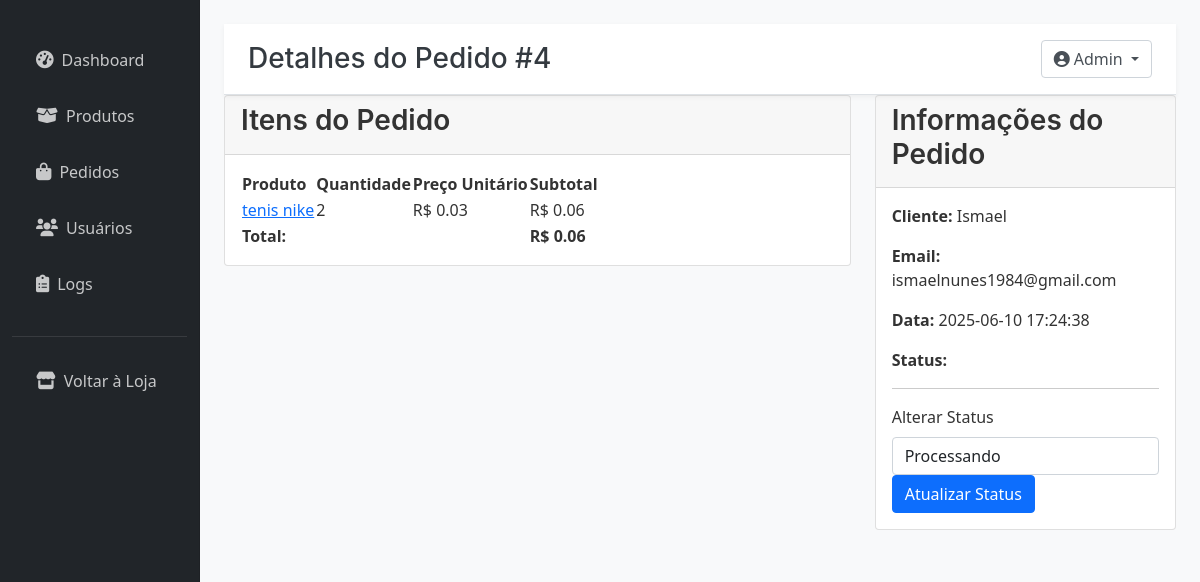
The app's page /admin/pedidos/4 (signed in), older data.
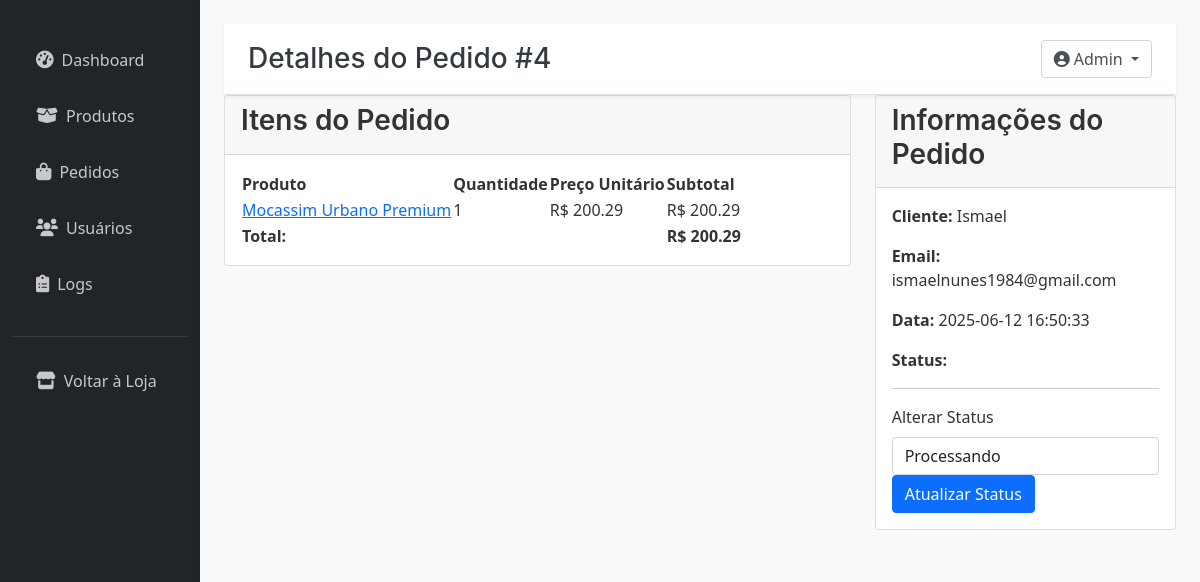
The same page, newer data.
### tables this page shows
CREATE TABLE pedido_itens (
            id INTEGER PRIMARY KEY AUTOINCREMENT,
            pedido_id INTEGER,
            produto_id INTEGER,
            quantidade INTEGER NOT NULL,
            preco_unitario REAL NOT NULL,
            FOREIGN KEY (pedido_id) REFERENCES pedidos(id) ON DELETE CASCADE,
            FOREIGN KEY (produto_id) REFERENCES produtos(id) ON DELETE CASCADE
        );

CREATE TABLE produtos (
            id INTEGER PRIMARY KEY AUTOINCREMENT,
            nome TEXT NOT NULL,
            preco REAL NOT NULL,
            estoque INTEGER NOT NULL,
            descricao TEXT,
            imagem TEXT
        );

CREATE TABLE pedidos (
            id INTEGER PRIMARY KEY AUTOINCREMENT,
            usuario_id INTEGER,
            data TIMESTAMP DEFAULT CURRENT_TIMESTAMP,
            status TEXT DEFAULT 'Pendente',
            total REAL DEFAULT 0.0,
            FOREIGN KEY (usuario_id) REFERENCES usuarios(id)
        );

### app.py (the view)
@app.route('/admin/pedidos/<int:id>')
@admin_required
def detalhes_pedido(id):
    conn = conectar_db()
    cursor = conn.cursor()
    cursor.execute('''
        SELECT p.id, p.data, p.status, p.total, u.nome, u.email
        FROM pedidos p
        JOIN usuarios u ON p.usuario_id = u.id
        WHERE p.id = ?
    ''', (id,))
    pedido = cursor.fetchone()
    if not pedido:
        conn.close()
        flash('Pedido não encontrado', 'danger')
        return redirect(url_for('admin_pedidos'))
    cursor.execute('''
        SELECT pi.quantidade, pi.preco_unitario, pr.nome, pr.id
        FROM pedido_itens pi
        JOIN produtos pr ON pi.produto_id = pr.id
        WHERE pi.pedido_id = ?
    ''', (id,))
    itens = cursor.fetchall()
    conn.close()
    return render_template('admin/detalhes_pedido.html',
                         pedido=pedido,
                         itens=itens)

### app.py (called while the page is built)
def conectar_db():
    conn = sqlite3.connect(DB_NAME)
    conn.row_factory = sqlite3.Row # Allows accessing columns by name
    return conn

def contar_itens_carrinho_db(usuario_id):
    conn = conectar_db()
    cursor = conn.cursor()
    cursor.execute('''
    SELECT COALESCE(SUM(quantidade), 0)
    FROM carrinho
    WHERE usuario_id = ?
    ''', (usuario_id,))
    total_itens = cursor.fetchone()[0]
    conn.close()
    return total_itens

@app.context_processor
def inject_carrinho():
    total_itens = 0
    if 'usuario_id' in session:
        try:
            total_itens = contar_itens_carrinho_db(session['usuario_id'])
        except Exception as e:
            print(f"Erro no context processor ao contar itens do carrinho (DB): {e}")
            total_itens = 0
    return {'total_itens': total_itens}

def admin_required(f):
    @wraps(f)
    def decorated_function(*args, **kwargs):
        if 'usuario_id' not in session or not session.get('is_admin', False):
            flash('Acesso restrito a administradores', 'danger')
            return redirect(url_for('login'))
        return f(*args, **kwargs)
    return decorated_function

### templates/admin/detalhes_pedido.html (shortened to what this page needs)
{% extends "admin/base.html" %}
{% block page_title %}Detalhes do Pedido #{{ pedido[0] }}{% endblock %}
{% block content %}
<div class="row">
    <div class="col-md-8">
        <div class="card">
            <div class="card-header">
                <h3 class="card-title">Itens do Pedido</h3>
            </div>
            <div class="card-body">
                <table class="admin-table">
                    <thead>
                        <tr>
                            <th>Produto</th>
                            <th>Quantidade</th>
                            <th>Preço Unitário</th>
                            <th>Subtotal</th>
                        </tr>
                    </thead>
                    <tbody>
                        {% for item in itens %}
                        <tr>
                            <td><a href="{{ url_for('detalhes_produto', id=item[3]) }}">{{ item[2] }}</a></td>
                            <td>{{ item[0] }}</td>
                            <td>R$ {{ "%.2f"|format(item[1]) }}</td>
                            <td>R$ {{ "%.2f"|format(item[0] * item[1]) }}</td>
                        </tr>
                        {% endfor %}
                        <tr>
                            <td colspan="3" class="text-right"><strong>Total:</strong></td>
                            <td><strong>R$ {{ "%.2f"|format(pedido[3]) }}</strong></td>
                        </tr>
                    </tbody>
                </table>
            </div>
        </div>
    </div>
    <div class="col-md-4">
        <div class="card">
            <div class="card-header">
                <h3 class="card-title">Informações do Pedido</h3>
            </div>
            <div class="card-body">
                <p><strong>Cliente:</strong> {{ pedido[4] }}</p>
                <p><strong>Email:</strong> {{ pedido[5] }}</p>
                <p><strong>Data:</strong> {{ pedido[1] }}</p>
                <p><strong>Status:</strong>
                    <span class="badge badge-{{ pedido[2].lower() }}">
                    </span>
                </p>
                <hr>
                <form method="POST" action="{{ url_for('atualizar_status_pedido', id=pedido[0]) }}">
                    <div class="form-group">
                        <label class="form-label">Alterar Status</label>
                        <select class="form-control" name="status">
                            <option value="Processando" {% if pedido[2] == 'Processando' %}selected{% endif %}>Processando</option>
                        </select>
                    </div>
                    <button type="submit" class="btn btn-primary">Atualizar Status</button>
                </form>
            </div>
        </div>
    </div>
</div>
{% endblock %}

Row changes from the older to the newer data that the page shows:
no longer on this page (row edited): pedido_itens: nome "tenis nike", quantidade "2", preco_unitario "0.03", item[0]*item[1] "0.06"
changed pedidos "Processando": total "0.06" → "200.29"; data "2025-06-10 17:24:38" → "2025-06-12 16:50:33"
now on this page (row edited): pedido_itens: nome "Mocassim Urbano Premium", quantidade "1", preco_unitario "200.29", item[0]*item[1] "200.29"
